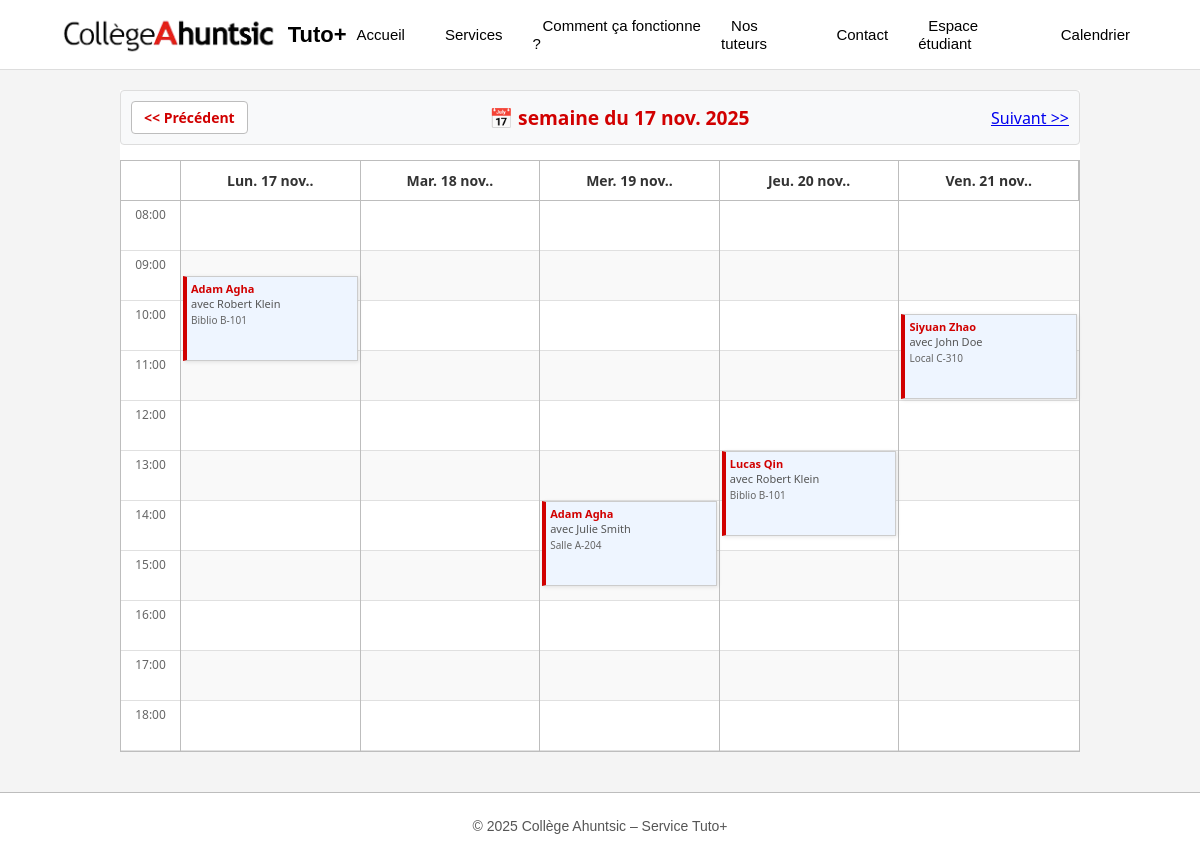
Page /calendrier.php?date=2025-11-17 on the committed database.
### tables this page shows
CREATE TABLE rendez_vous (
    id_rdv INT AUTO_INCREMENT PRIMARY KEY,
    id_etudiant INT NOT NULL,
    id_tuteur INT NOT NULL,
    id_service INT NULL,
    date_rdv DATE NOT NULL,
    heure TIME NOT NULL,
    duree DECIMAL(4,2) DEFAULT 1.50,
    statut ENUM('en_attente', 'confirmé', 'annulé') DEFAULT 'en_attente',
    salle VARCHAR(50) DEFAULT 'Biblio B-101',
    commentaire TEXT,

    FOREIGN KEY (id_etudiant) REFERENCES etudiants(id_etudiant) ON DELETE CASCADE,
    FOREIGN KEY (id_tuteur) REFERENCES tuteurs(id_tuteur) ON DELETE CASCADE,
    FOREIGN KEY (id_service) REFERENCES services(id_service) ON DELETE SET NULL
);

### calendrier.php (the view, shortened to what this page needs)
<?php
$host = 'localhost';
$dbname = 'tutoplus_db';
$user = 'root';
$pass = '';
try {
    $pdo = new PDO("mysql:host=$host;dbname=$dbname;charset=utf8", $user, $pass);
    $pdo->setAttribute(PDO::ATTR_ERRMODE, PDO::ERRMODE_EXCEPTION);
} catch (PDOException $e) {
    die("Erreur de connexion : " . $e->getMessage());
}
$dateParam = $_GET['date'] ?? date('Y-m-d');
try {
    $currentDate = new DateTime($dateParam);
} catch (Exception $e) {
    $currentDate = new DateTime();
}
$monday = clone $currentDate;
$monday->modify('monday this week');
$sunday = clone $monday;
$sunday->modify('+6 days');
$prevWeek = clone $monday;
$prevWeek->modify('-1 week');
$nextWeek = clone $monday;
$nextWeek->modify('+1 week');
$weekDates = [];
$tempDate = clone $monday;
for ($i = 0; $i < 5; $i++) {
    $weekDates[] = [
            'obj' => clone $tempDate,
            'formatted' => strftime_fr($tempDate, '%a. %d %b.'),
            'iso' => $tempDate->format('Y-m-d')
    ];
    $tempDate->modify('+1 day');
}
$events = [];
$sql = "
    SELECT
        r.id_rdv, r.date_rdv, r.heure, r.duree, r.statut, r.salle,
        e.nom AS etudiant_nom, e.prenom AS etudiant_prenom,
        t.nom AS tuteur_nom, t.prenom AS tuteur_prenom
    FROM rendez_vous r
    LEFT JOIN etudiants e ON r.id_etudiant = e.id_etudiant
    LEFT JOIN tuteurs t ON r.id_tuteur = t.id_tuteur
    WHERE r.date_rdv BETWEEN :startDate AND :endDate
";
try {
    $stmt = $pdo->prepare($sql);
    $stmt->execute([
            ':startDate' => $monday->format('Y-m-d'),
            ':endDate'   => $sunday->format('Y-m-d')
    ]);
    $rawRendezvous = $stmt->fetchAll(PDO::FETCH_ASSOC);
    foreach ($rawRendezvous as $rv) {
        $rvDate = $rv['date_rdv'];
        $timeParts = explode(':', $rv['heure']);
        $hour = intval($timeParts[0]);
        $minute = intval($timeParts[1]);
        $startTimeDecimal = $hour + ($minute / 60);
        $studentName = $rv['etudiant_prenom'] . " " . $rv['etudiant_nom'];
        $tutorName = $rv['tuteur_prenom'] . " " . $rv['tuteur_nom'];
        $title = $studentName;
        $sub = "avec " . $tutorName;
        if (!isset($events[$rvDate])) {
            $events[$rvDate] = [];
        }
        $events[$rvDate][] = [
                'id'       => $rv['id_rdv'],
                'title'    => $title,
                'subtitle' => $sub,
                'room'     => $rv['salle'] ?? 'Biblio',
                'start'    => $startTimeDecimal,
                'duration' => floatval($rv['duree']),
                'status'   => $rv['statut']
        ];
    }
} catch (Exception $e) {
    die("SQL Error: " . $e->getMessage());
}
function strftime_fr($dateObj, $format) {
    $days = ['dim', 'lun', 'mar', 'mer', 'jeu', 'ven', 'sam'];
    $months = ['', 'janv.', 'févr.', 'mars', 'avr.', 'mai', 'juin', 'juil.', 'août', 'sept.', 'oct.', 'nov.', 'déc.'];
    $w = $dateObj->format('w');
    $n = $dateObj->format('n');
    $d = $dateObj->format('d');
    $Y = $dateObj->format('Y');
    $str = $format;
    $str = str_replace('%a', ucfirst($days[$w]), $str);
    $str = str_replace('%b', $months[$n], $str);
    $str = str_replace('%d', $d, $str);
    $str = str_replace('%Y', $Y, $str);
    return $str;
}
?>
<!DOCTYPE html>
<html lang="fr">
<head>
    <link rel="stylesheet" href="style.css">
</head>
<body>
<header class="site-header">
    <div class="container header-container">
        <a href="index.php" class="logo">
            <img src="images/CollegeAhuntsic_Logo.png" alt="Logo du Collège Ahuntsic">
            <span class="site-title">Tuto+</span>
        </a>
        <nav class="main-nav">
            <ul>
                <li><a href="index.php#hero">Accueil</a></li>
                <li><a href="index.php#services">Services</a></li>
                <li><a href="index.php#fonctionnement">Comment ça fonctionne ?</a></li>
                <li><a href="index.php#tuteurs">Nos tuteurs</a></li>
                <li><a href="index.php#contact">Contact</a></li>
                <li><a href="espace-etudiant.html">Espace étudiant</a></li>
                <li><a href="calendrier.php">Calendrier</a></li>
            </ul>
        </nav>
    </div>
</header>
<main class="calendar-content-wrapper">
    <header class="cal-nav-bar">
        <a href="?date=<?php echo $prevWeek->format('Y-m-d'); ?>" class="cal-nav-btn">&lt;&lt; Précédent</a>
        <div class="current-week-display" onclick="togglePopup()">
            <span>📅 semaine du <?php echo strftime_fr($monday, '%d %b %Y'); ?></span>
        </div>
        <a href="?date=<?php echo $nextWeek->format('Y-m-d'); ?>" class="nav-btn">Suivant &gt;&gt;</a>
    </header>
    <div class="schedule-wrapper">
        <div class="header-cell time-header"></div>
        <?php foreach ($weekDates as $wd): ?>
            <div class="header-cell"><?php echo $wd['formatted']; ?></div>
        <?php endforeach; ?>
        <div class="time-axis">
            <?php for ($h = 8; $h <= 18; $h++): ?>
                <div class="time-label"><?php echo sprintf("%02d:00", $h); ?></div>
            <?php endfor; ?>
        </div>
        <?php foreach ($weekDates as $wd): ?>
            <div class="day-column">
                <?php for ($h = 8; $h <= 18; $h++): ?>
                    <div class="bg-slot"></div>
                <?php endfor; ?>
                <?php
                if (isset($events[$wd['iso']])):
                    foreach ($events[$wd['iso']] as $evt):
                        $top = ($evt['start'] - 8) * 50;
                        $height = $evt['duration'] * 50;
                        ?>
                        <div class="event-card" style="top: <?php echo $top; ?>px; height: <?php echo $height; ?>px;">
                            <span class="event-title"><?php echo htmlspecialchars($evt['title']); ?></span>
                            <span class="event-sub"><?php echo htmlspecialchars($evt['subtitle']); ?></span>
                            <div style="font-size:10px; margin-top:2px; color:#666;">
                                <?php echo htmlspecialchars($evt['room']); ?>
                            </div>
                        </div>
                    <?php
                    endforeach;
                endif;
                ?>
            </div>
        <?php endforeach; ?>
    </div>
</main>
<footer class="footer">
    <div class="footer-container">
        <p>&copy; <?php echo date("Y"); ?> Collège Ahuntsic – Service Tuto+</p>
    </div>
</footer>
</body>
</html>

### style.css (style rules this page uses)
:root { --couleur-principale: #d10000; --couleur-secondaire: #bdbdbd; --couleur-fond: #ffffff; --couleur-texte: #000000; --font-principale: Arial, Helvetica, sans-serif; --slot-height: 50px; }
.calendar-content-wrapper { font-family: 'Segoe UI', Tahoma, Geneva, Verdana, sans-serif; background-color: #fff; color: #333; margin-left: 10vw; margin-right: 10vw; margin-top: 20px; }
.cal-nav-bar { display: flex; justify-content: space-between; align-items: center; margin-bottom: 15px; padding: 10px; background-color: #f8f9fa; border: 1px solid #ddd; border-radius: 4px; }
.cal-nav-btn { text-decoration: none; background-color: var(--couleur-fond); border: 1px solid var(--couleur-secondaire); padding: 6px 12px; color: var(--couleur-principale); font-weight: bold; border-radius: 4px; font-size: 14px; }
.current-week-display { position: relative; font-size: 1.2em; font-weight: bold; color: var(--couleur-principale); cursor: pointer; display: flex; align-items: center; gap: 10px; }
.schedule-wrapper { display: grid; grid-template-columns: 60px repeat(5, 1fr); border: 1px solid var(--couleur-secondaire); background-color: #fff; }
.header-cell { background-color: var(--couleur-fond); border-right: 1px solid var(--couleur-secondaire); border-bottom: 1px solid var(--couleur-secondaire); text-align: center; padding: 10px 0; font-weight: bold; font-size: 14px; }
.time-header { border-right: 1px solid var(--couleur-secondaire); }
.time-axis { border-right: 1px solid var(--couleur-secondaire); }
.time-label { height: var(--slot-height); border-bottom: 1px solid #e0e0e0; text-align: center; font-size: 12px; color: #666; padding-top: 5px; box-sizing: border-box; }
.day-column { position: relative; border-right: 1px solid var(--couleur-secondaire); }
.day-column:last-child { border-right: none; }
.bg-slot { height: var(--slot-height); border-bottom: 1px solid #e0e0e0; box-sizing: border-box; }
.bg-slot:nth-child(odd) { background-color: #fff; }
.bg-slot:nth-child(even) { background-color: #f9f9f9; }
.event-card { position: absolute; left: 2px; right: 2px; background-color: #eef5ff; border-left: 4px solid var(--couleur-principale); border-top: 1px solid #ccc; border-bottom: 1px solid #ccc; border-right: 1px solid #ccc; padding: 4px; font-size: 11px; overflow: hidden; box-shadow: 1px 1px 4px rgba(0, 0, 0, 0.1); z-index: 10; cursor: pointer; }
.event-title { font-weight: bold; color: var(--couleur-principale); display: block; }
.event-sub { color: #555; }
body { font-family: Arial; background: #f4f4f4; margin: 0; padding: 0; }
.site-header { background: #ffffff; border-bottom: 1px solid #ddd; padding: 12px 0; position: sticky; top: 0; z-index: 1000; }
.header-container { width: 90%; margin: auto; display: flex; justify-content: space-between; align-items: center; }
.logo { display: flex; align-items: center; gap: 10px; text-decoration: none; }
.logo img { height: 45px; }
.site-title { font-size: 22px; color: var(--couleur-texte); font-weight: bold; font-family: var(--font-principale); }
.main-nav ul { list-style: none; margin: 0; padding: 0; display: flex; align-items: center; gap: 20px; }
.main-nav a { font-family: var(--font-principale); text-decoration: none; color: var(--couleur-texte); font-size: 15px; padding: 6px 10px; border-radius: 4px; transition: background-color 0.25s, color 0.25s, box-shadow 0.25s; }
.footer { background: var(--couleur-fond); border-top: 1px solid var(--couleur-secondaire); padding: 20px 0; margin-top: 40px; font-family: var(--font-principale); }
.footer-container { width: 90%; margin: auto; text-align: center; color: #555; font-size: 14px; }
.footer-container p { margin: 0; padding: 5px 0; }

### rows in the picture
rendez_vous: $top 75 (drawn), title "Adam Agha", subtitle "avec Robert Klein", salle "Biblio B-101"
rendez_vous: $height 75 (drawn), title "Adam Agha", subtitle "avec Julie Smith", salle "Salle A-204"
rendez_vous: $height 75 (drawn), title "Lucas Qin", subtitle "avec Robert Klein", salle "Biblio B-101"
rendez_vous: $height 75 (drawn), title "Siyuan Zhao", subtitle "avec John Doe", salle "Local C-310"

### other values in the picture
$wd['formatted'] "Lun. 17 nov.."
$wd['formatted'] "Mar. 18 nov.."
$wd['formatted'] "Mer. 19 nov.."
$wd['formatted'] "Jeu. 20 nov.."
$wd['formatted'] "Ven. 21 nov.."
